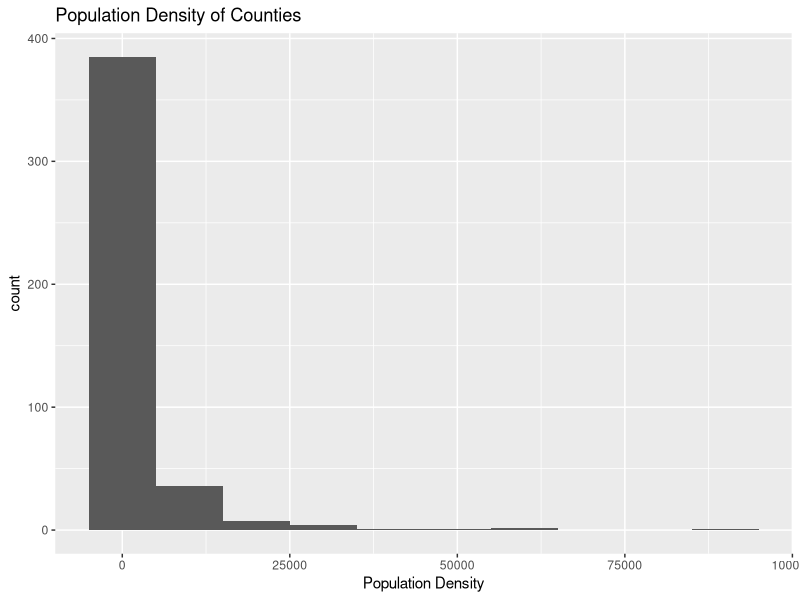
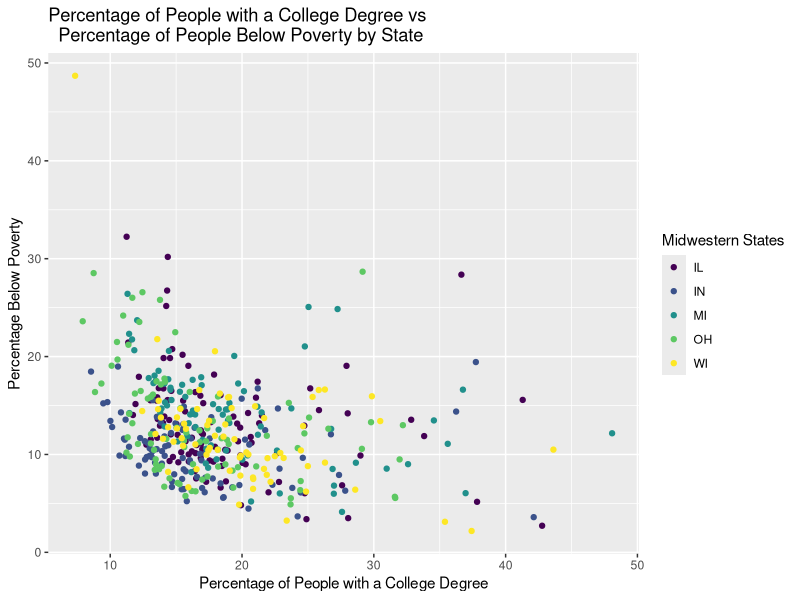
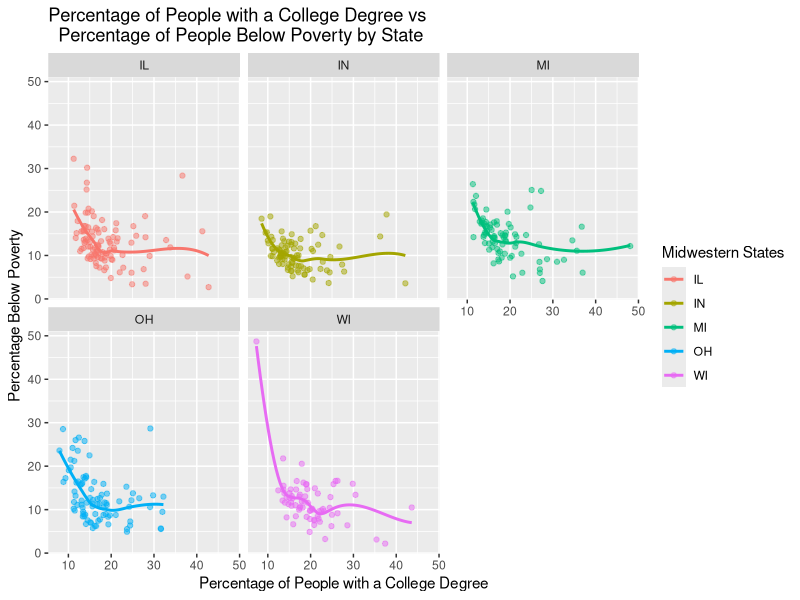
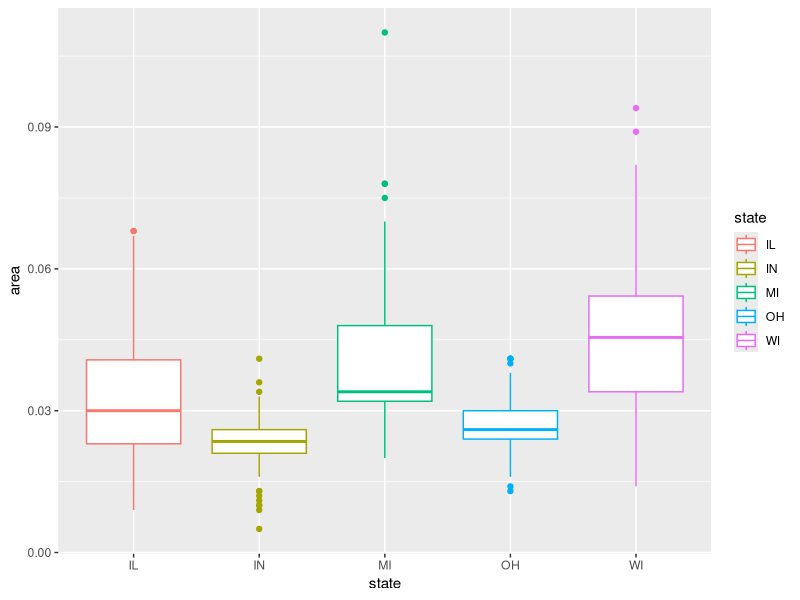
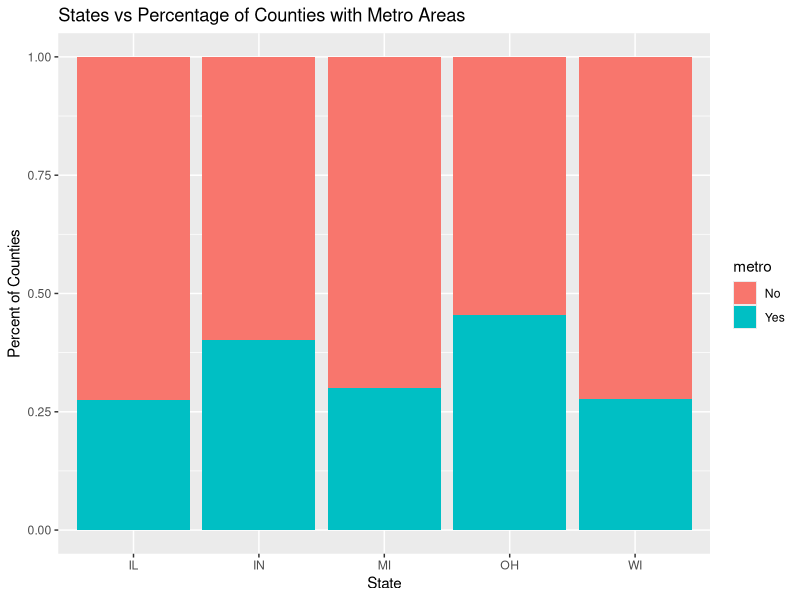
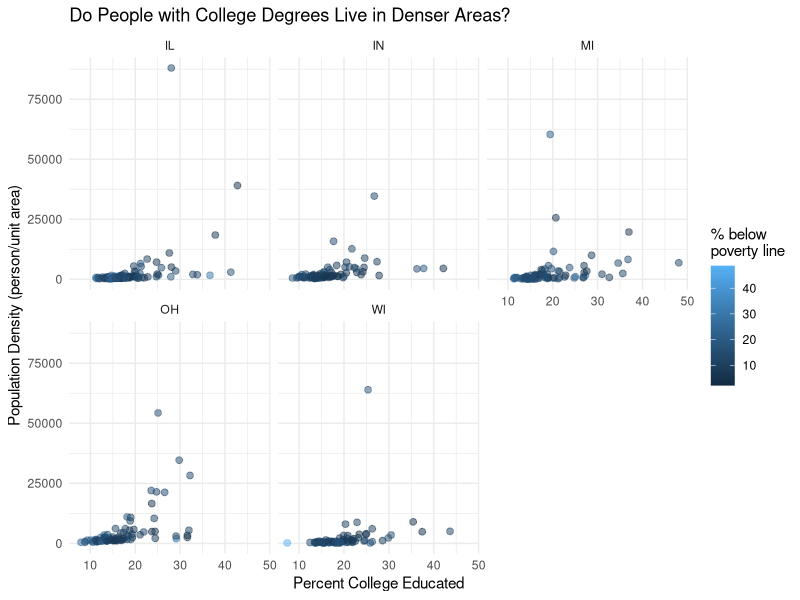

Here is the R script that generated these plots, in order:
## ---- chunk 1
#| label: load-packages
#| message: false

library(tidyverse)
library(viridis)
## ---- chunk 2
ggplot(midwest)+
  geom_histogram( aes(popdensity), binwidth = 10000)+
labs(
  x = "Population Density",
  y = "count",
  title = "Population Density of Counties"
)
## ---- chunk 3
ggplot(data = midwest, 
       mapping = aes(x = percollege, y = percbelowpoverty, color = state)) +
  geom_point()+
  labs(
  x = "Percentage of People with a College Degree",
  y = "Percentage Below Poverty",
  title = "Percentage of People with a College Degree vs 
  Percentage of People Below Poverty by State", 
  color = "Midwestern States"
)+
  scale_color_viridis_d()
## ---- chunk 4
ggplot(data = midwest, 
       mapping = aes(x = percollege, y = percbelowpoverty, color = state)) +
  geom_smooth(se = FALSE)+
  geom_point(alpha = 0.5)+
  labs(
  x = "Percentage of People with a College Degree",
  y = "Percentage Below Poverty",
  title = "Percentage of People with a College Degree vs 
  Percentage of People Below Poverty by State", 
  color = "Midwestern States"
)+
  facet_wrap("state")

## ---- chunk 5
ggplot(data = midwest, 
       mapping = aes(x = state, y = area, color = state)) +
  geom_boxplot()
## ---- chunk 6
midwest <- midwest |>
  mutate(metro = if_else(inmetro == 1, "Yes", "No"))
  ggplot(data = midwest, mapping = aes(x = state, fill = metro))+
  geom_bar(position = "fill")+
    labs(
      x = "State",
      y = "Percent of Counties",
      title = "States vs Percentage of Counties with Metro Areas", 
      color = "Metro"
)
## ---- chunk 7
ggplot(data = midwest, 
       mapping = aes(x = percollege, y = popdensity, color = percbelowpoverty)) +
  geom_point(size = 2, alpha = 0.5)+
  facet_wrap(~state)+
  labs(
  x = "Percent College Educated",
  y = "Population Density (person/unit area)",
  title = "Do People with College Degrees Live in Denser Areas?", 
  color = "% below \npoverty line")+
    theme_minimal()
  

